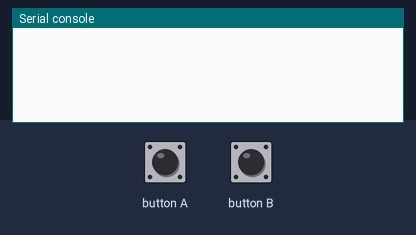
Recording of a program running on a simulated BBC micro:bit running MicroPython. Shown: the last lines printed to the serial console. The inputs (shaded band) are chosen by the test bench. No radio messages arrive unless stated (any console line starting 'radio sent:' is added by the test bench).

Above: at 1.2 s.
1.3 s: button A pressed for 0.15 s
At 1.8 s:
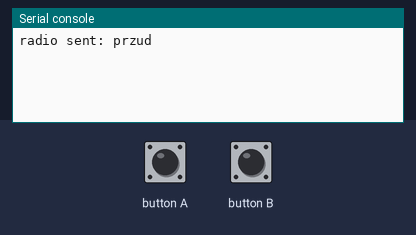
2.9 s: button B pressed for 0.15 s
At 4.2 s:
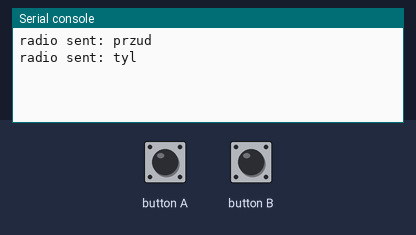

Measured:
- after the input at 1.3 s, the serial console: prints a new line at once (image 1)
- after the input at 2.9 s, the serial console: prints a new line at once (image 2)

The program:

wysy_acz_auta.py
```python
from microbit import *
import radio


radoi = 0

czy_drugafaza = False
radio.config(group=23)
radio.on()
while True:
    if button_a.is_pressed():
        radio.send("przud")
        sleep(500)
    elif button_b.is_pressed():
        radio.send("tyl")
        sleep(500)
```
